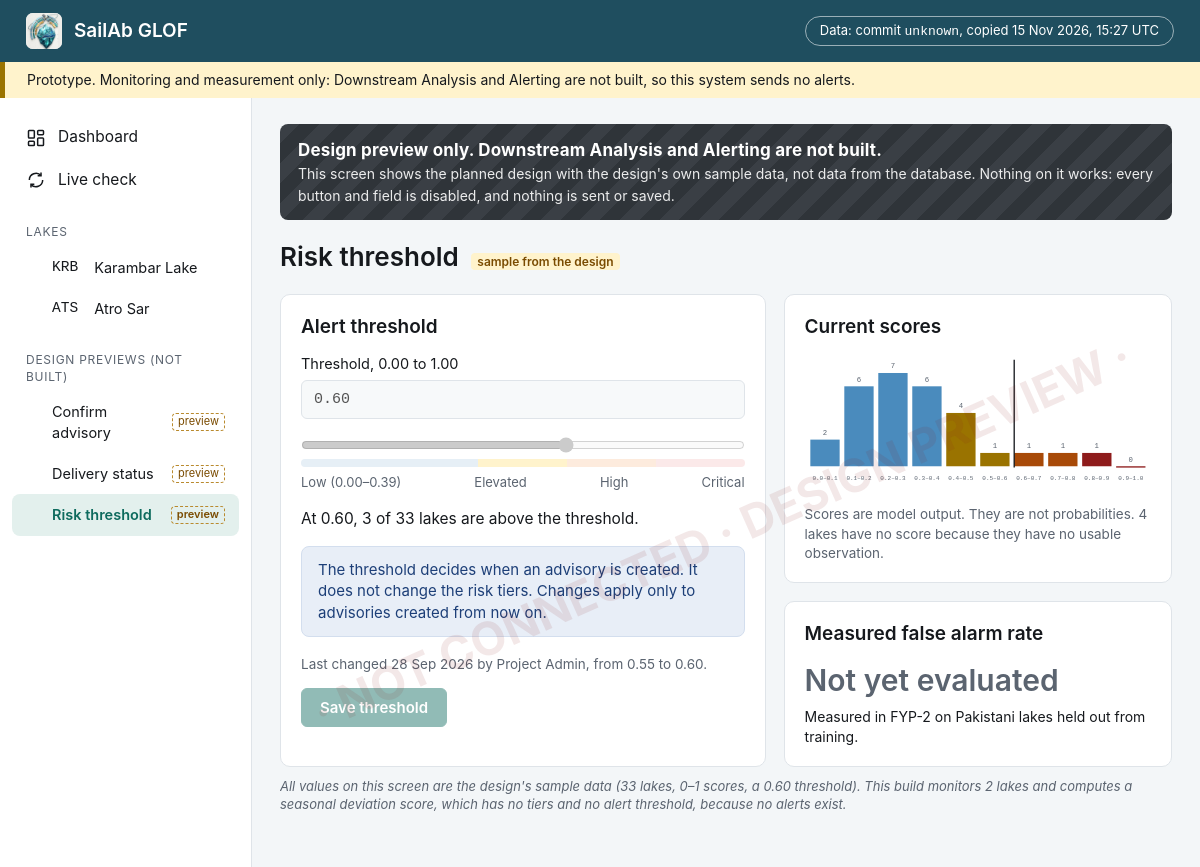
The page /preview/risk-threshold on the database its author committed.
### tables this page shows
CREATE TABLE lake (
    id INTEGER PRIMARY KEY,
    code TEXT NOT NULL UNIQUE,
    name TEXT NOT NULL,
    centre_lon REAL NOT NULL,
    centre_lat REAL NOT NULL,
    boundary_radius_m REAL NOT NULL,
    growth_distance_limit_m REAL NOT NULL DEFAULT 2500
);

### webapp/main.py (the view)
    @app.get("/preview/{name}", response_class=HTMLResponse)
    def preview_page(request: Request, name: str) -> HTMLResponse:
        if name not in previews:
            raise HTTPException(status_code=404, detail=f"no design preview called {name!r}")
        template, nav = previews[name]
        return render(request, template, nav, {})

### webapp/templates/preview_risk_threshold.html (shortened to what this page needs)
{% extends "preview_base.html" %}
{% set why = "Not built: the 0-1 risk score and alert threshold belong to the trained model and Alerting, which are not part of this build." %}
{% block preview %}
<h1>Risk threshold <span class="sample">sample from the design</span></h1>
<div class="grid two mt">
  <section class="card">
    <h2>Alert threshold</h2>
    <label style="font-size:14.5px">Threshold, 0.00 to 1.00
      <input type="text" value="0.60" disabled title="{{ why }}"
             style="display:block;width:100%;margin-top:6px;padding:10px 12px;border:1px solid var(--border);border-radius:6px;font:15px var(--mono);background:#f7f9fa">
    </label>
    <input type="range" min="0" max="1" step="0.01" value="0.60" disabled title="{{ why }}" style="width:100%;margin:18px 0 6px">
    <div style="display:flex;height:8px;border-radius:4px;overflow:hidden">
      <span style="flex:40;background:#e6eff6"></span><span style="flex:20;background:#fff3cc"></span>
      <span style="flex:20;background:#fdebdd"></span><span style="flex:20;background:#fbe9e9"></span></div>
    <div style="display:flex;justify-content:space-between;font-size:13px;color:var(--muted);margin-top:6px">
      <span>Low (0.00–0.39)</span><span>Elevated</span><span>High</span><span>Critical</span></div>
    <p style="font-size:15.5px">At 0.60, 3 of 33 lakes are above the threshold.</p>
    <div class="banner info">The threshold decides when an advisory is created. It does not change the risk tiers.
      Changes apply only to advisories created from now on.</div>
    <p style="color:var(--muted);font-size:13.5px">Last changed 28 Sep 2026 by Project Admin, from 0.55 to 0.60.</p>
    <button type="button" class="btn primary" disabled title="{{ why }}">Save threshold</button>
  </section>
  <div class="grid" style="align-content:start">
    <section class="card">
      <h2>Current scores</h2>
      {% set counts = [2, 6, 7, 6, 4, 1, 1, 1, 1, 0] %}
      <svg viewBox="0 0 520 200" style="width:100%" role="img" aria-label="sample score histogram from the design">
        {% for n in counts %}
        {% set colour = "#4a8bbd" if loop.index0 < 4 else ("#9a7300" if loop.index0 < 6 else ("#a84a08" if loop.index0 < 8 else "#8e1b1b")) %}
        <rect x="{{ 8 + loop.index0 * 51 }}" y="{{ 170 - n * 20 }}" width="44" height="{{ n * 20 if n else 2 }}" fill="{{ colour }}"/>
        <text x="{{ 30 + loop.index0 * 51 }}" y="{{ 163 - n * 20 }}" text-anchor="middle" class="axis">{{ n }}</text>
        <text x="{{ 30 + loop.index0 * 51 }}" y="190" text-anchor="middle" class="axis" style="font-size:9px">{{ "%.1f" | format(loop.index0 / 10) }}–{{ "%.1f" | format((loop.index0 + 1) / 10) }}</text>
        {% endfor %}
        <line x1="314" x2="314" y1="10" y2="172" stroke="#16191d" stroke-width="2"/>
      </svg>
      <p style="color:var(--muted);font-size:13.5px;margin-bottom:0">Scores are model output. They are not probabilities.
        4 lakes have no score because they have no usable observation.</p>
    </section>
    <section class="card">
      <h2>Measured false alarm rate</h2>
      <p style="font-size:30px;font-weight:600;color:var(--muted);margin:4px 0">Not yet evaluated</p>
      <p style="font-size:14px;margin:0">Measured in FYP-2 on Pakistani lakes held out from training.</p>
    </section>
  </div>
</div>
<p class="footnote">All values on this screen are the design's sample data (33 lakes, 0–1 scores, a 0.60 threshold). This build monitors 2 lakes and computes a
  seasonal deviation score, which has no tiers and no alert threshold, because no alerts exist.</p>
{% endblock %}

### webapp/templates/base.html (shortened to what this page needs)
<!doctype html>
<html lang="en">
<head>
  <link rel="stylesheet" href="/static/style.css">
</head>
<body>
  <header class="topbar">
    <a class="brand" href="/"><img src="/static/logo_mark.png" alt="">SailAb GLOF</a>
    <a class="provenance" href="/api/provenance" title="Which published database state these pages show">
      Data: commit <span class="mono">{{ provenance.git_commit or "unknown" }}</span>, copied {{ provenance.copied_at | utc_time }}
    </a>
  </header>
  <div class="banner-top">
    Prototype. Monitoring and measurement only: Downstream Analysis and Alerting are not built, so this system sends no alerts.
  </div>
  <div class="layout">
    <nav class="sidebar">
      <a href="/" class="{{ 'active' if nav == 'dashboard' }}">
        <svg viewBox="0 0 24 24" fill="none" stroke="currentColor" stroke-width="1.8"><rect x="3" y="3" width="7" height="9" rx="1"/><rect x="14" y="3" width="7" height="5" rx="1"/><rect x="14" y="12" width="7" height="9" rx="1"/><rect x="3" y="16" width="7" height="5" rx="1"/></svg>
        Dashboard</a>
      <a href="/live" class="{{ 'active' if nav == 'live' }}">
        <svg viewBox="0 0 24 24" fill="none" stroke="currentColor" stroke-width="1.8"><path d="M4 12a8 8 0 0 1 14-5.3M20 12a8 8 0 0 1-14 5.3"/><path d="M18 3v4h-4M6 21v-4h4"/></svg>
        Live check</a>
      <div class="section">Lakes</div>
      {% for l in nav_lakes %}
      <a href="/lakes/{{ l.code }}" class="sub {{ 'active' if nav == l.code }}"><span class="mono">{{ l.code }}</span>&nbsp;{{ l.name }}</a>
      {% endfor %}
      <div class="section">Design previews (not built)</div>
      <a href="/preview/confirm-advisory" class="sub preview-link {{ 'active' if nav == 'p-confirm' }}">Confirm advisory</a>
      <a href="/preview/delivery-status" class="sub preview-link {{ 'active' if nav == 'p-delivery' }}">Delivery status</a>
      <a href="/preview/risk-threshold" class="sub preview-link {{ 'active' if nav == 'p-threshold' }}">Risk threshold</a>
    </nav>
    <main>{% block main %}{% endblock %}</main>
  </div>
</body>
</html>

### webapp/static/style.css (style rules this page uses)
:root { --header: #1f4e5f; --primary: #0e6b5e; --primary-soft: #e3f0ed; --page: #f3f6f8; --card: #ffffff; --border: #dfe4e9; --text: #16191d; --muted: #5b6470; --banner: #fff3cc; --banner-stripe: #9a7300; --info: #e8eef7; --info-text: #1d3f78; --warn: #fff3cc; --warn-text: #6b5000; --error: #fbe9e9; --error-text: #8e1b1b; --optical: #1e4e8c; --chip: #eef1f4; --mono: "IBM Plex Mono", "JetBrains Mono", ui-monospace, "SFMono-Regular", Menlo, Consolas, monospace; }
* { box-sizing: border-box; }
html, body { margin: 0; }
body { background: var(--page); color: var(--text); font: 15px/1.45 Inter, "Segoe UI", system-ui, -apple-system, Roboto, Arial, sans-serif; }
a { color: var(--primary); text-decoration: none; }
.mono { font-family: var(--mono); }
.topbar { background: var(--header); color: #fff; height: 62px; display: flex; align-items: center; padding: 0 26px; gap: 12px; }
.topbar .brand { display: flex; align-items: center; gap: 12px; color: #fff; font-weight: 600; font-size: 19px; }
.topbar .brand img { width: 36px; height: 36px; border-radius: 7px; background: #fff; }
.provenance { border: 1px solid rgba(255,255,255,.55); border-radius: 999px; padding: 4px 14px; font-size: 13px; color: #fff; }
.banner-top { background: var(--banner); border-left: 5px solid var(--banner-stripe); padding: 8px 22px; font-size: 14px; }
.layout { display: grid; grid-template-columns: 252px 1fr; min-height: calc(100vh - 100px); }
.sidebar { background: #fff; border-right: 1px solid var(--border); padding: 18px 12px; }
.sidebar a { display: flex; align-items: center; gap: 12px; padding: 10px 14px; border-radius: 8px; color: var(--text); font-size: 15.5px; }
.sidebar a.active { background: var(--primary-soft); color: var(--primary); font-weight: 600; }
.sidebar .section { margin: 22px 14px 6px; font-size: 12px; letter-spacing: .06em; color: var(--muted); text-transform: uppercase; }
.sidebar .sub { padding-left: 40px; font-size: 14.5px; }
.sidebar svg { width: 20px; height: 20px; flex: none; }
main { padding: 26px 28px 40px; min-width: 0; }
h1 { font-size: 26px; font-weight: 600; margin: 0 0 4px; }
h2 { font-size: 19px; font-weight: 600; margin: 0 0 12px; }
.card { background: var(--card); border: 1px solid var(--border); border-radius: 10px; padding: 18px 20px; }
.grid { display: grid; gap: 18px; }
.two { grid-template-columns: minmax(0, 1.25fr) minmax(0, 1fr); }
.mt { margin-top: 18px; }
.banner { border-radius: 8px; padding: 12px 16px; display: flex; gap: 12px; align-items: flex-start; margin-bottom: 18px; font-size: 15px; }
.banner.info { background: var(--info); color: var(--info-text); border: 1px solid #d3deee; }
svg .axis { font: 11px var(--mono); fill: #5b6470; }
.footnote { font-size: 13px; color: var(--muted); font-style: italic; margin-top: 10px; }
.preview-link::after { content: "preview"; margin-left: auto; font-size: 11px; color: #7a4b00; border: 1px dashed #b98a2e; border-radius: 4px; padding: 0 5px; }
.preview-body button, .preview-body input, .preview-body select, .preview-body textarea { cursor: not-allowed; }
.preview-body .sample { font-size: 12px; color: #7a4b00; background: #fff3cc; border-radius: 4px; padding: 1px 6px; margin-left: 6px; }
.btn { font: 600 15px Inter, system-ui, sans-serif; border-radius: 6px; padding: 9px 18px; border: 1px solid var(--border); background: #fff; color: var(--text); }
.btn.primary { background: var(--primary); border-color: var(--primary); color: #fff; }
.btn[disabled] { opacity: .45; }

### rows shown on the page
lake: code "KRB", name "Karambar Lake"
lake: code "ATS", name "Atro Sar"

### other values the page prints
{{ provenance.git_commit or "unknown" }} "unknown"
{{ provenance.copied_at | utc_time }} "15 Nov 2026, 15:27 UTC"
{{ n }} "2" "6" "7" "6" "4" "1" "1" "1" "1" "0"
{{ "%.1f" | format(loop.index0 / 10) }} "0.0" "0.1" "0.2" "0.3" "0.4" "0.5" "0.6" "0.7" "0.8" "0.9"
{{ "%.1f" | format((loop.index0 + 1) / 10) }} "0.1" "0.2" "0.3" "0.4" "0.5" "0.6" "0.7" "0.8" "0.9" "1.0"
